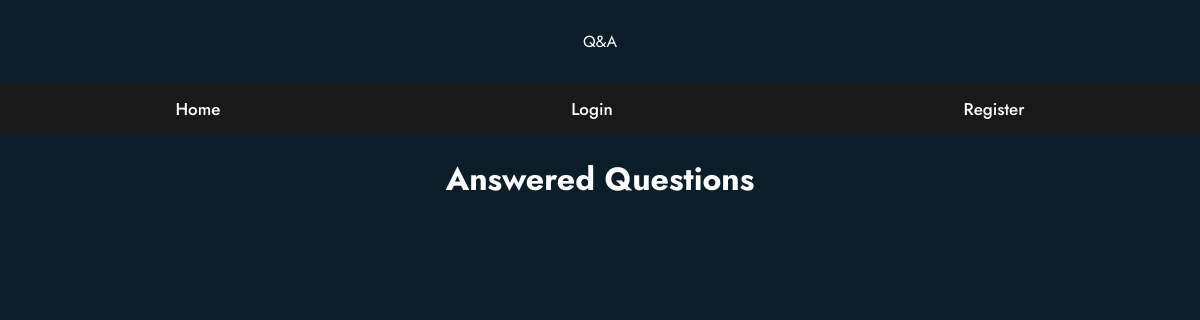
Page /home on the earlier database version.
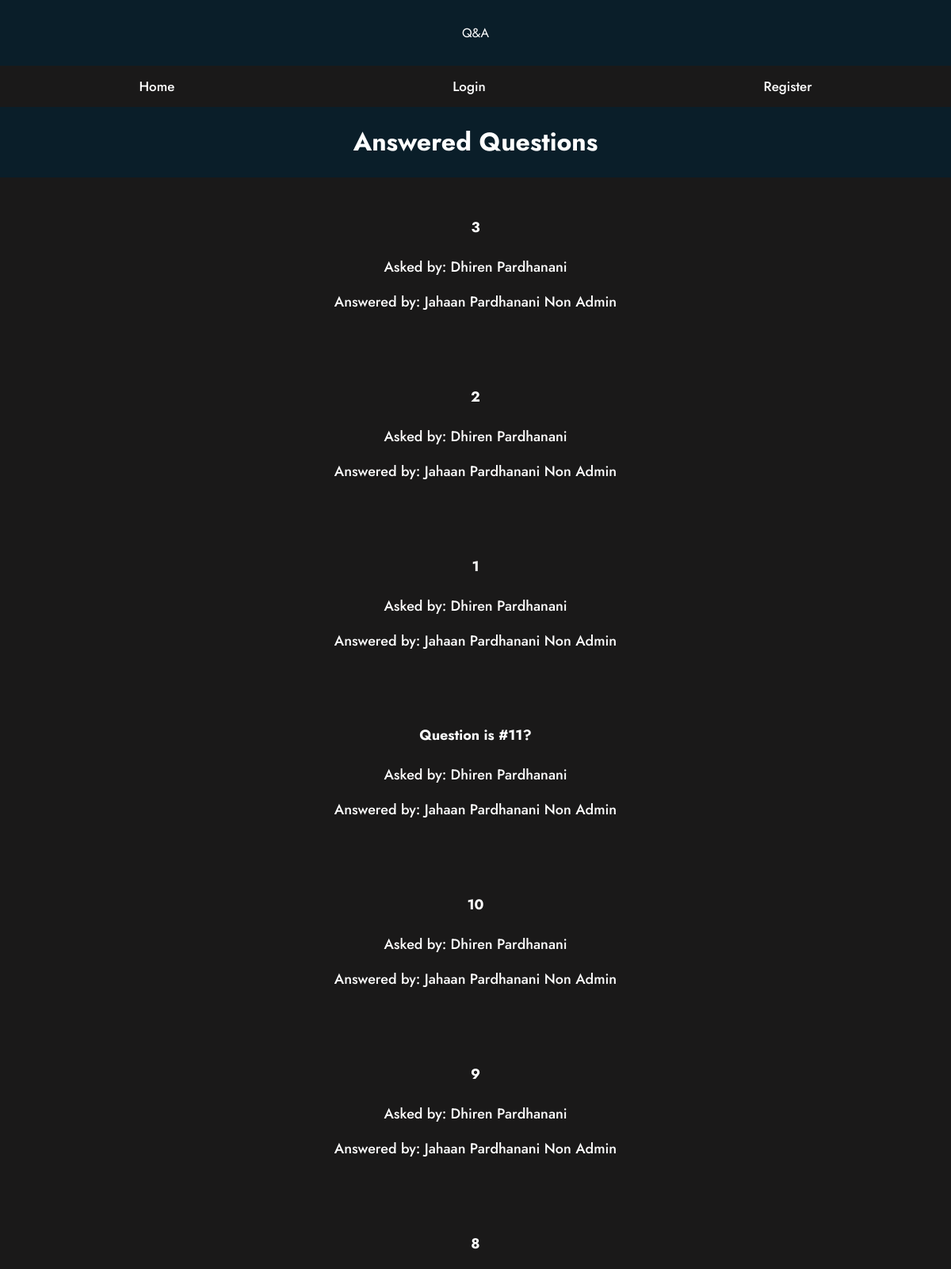
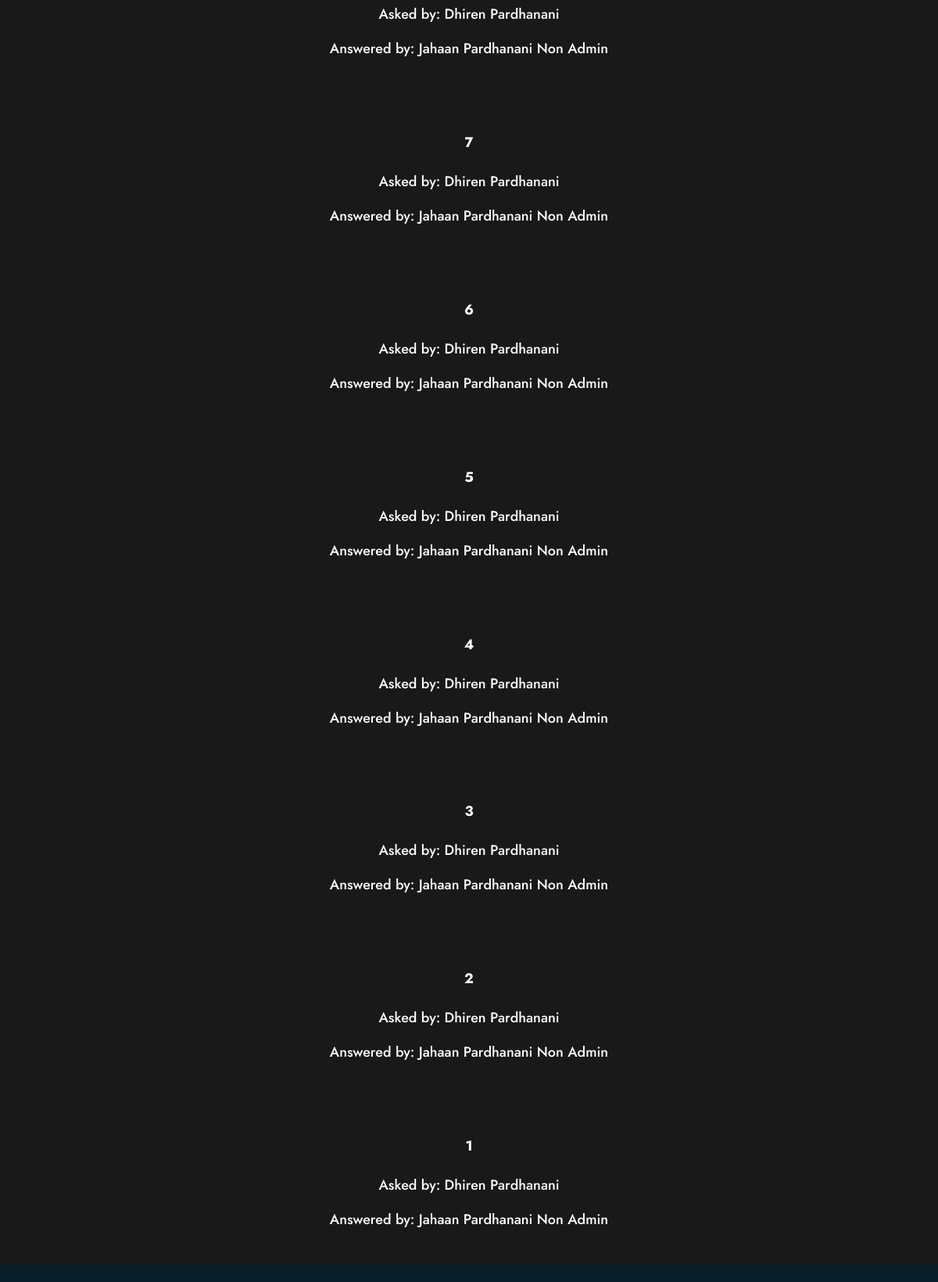
Same page on the later database version (2 pictures, top to bottom).
### tables this page shows
CREATE TABLE questions(
    id integer primary key autoincrement,
    question_text text not null,
    answer_text text,
    asked_by_id integer not null,
    expert_id integer not null
);

CREATE TABLE users(
    id integer primary key autoincrement,
    name_text text not null,
    password_text text not null,
    expert_boolean boolean not null,
    admin_boolean boolean not null
);

### app.py (the view)
@app.route("/")
@app.route("/home")
def home():
    user = get_current_user()
    db = get_db()
    questions_cur = db.execute('select questions.id as question_id, questions.question_text, askers.name_text as asker_name, experts.name_text as expert_name from questions join users as askers on askers.id = questions.asked_by_id join users as experts on experts.id = questions.expert_id where questions.answer_text is not null order by questions.id desc')
    questions_result = questions_cur.fetchall()
    return render_template("home.html", user=user, question=questions_result)

### app.py (called while the page is built)
def get_current_user():
    user_result = None
    if "user" in session:
        user = session["user"]
        db = get_db()
        user_cur = db.execute(
            "select id, name_text, password_text, expert_boolean, admin_boolean from users where name_text = ?", [user])
        user_result = user_cur.fetchone()
    return user_result

### database.py (called while the page is built)
def connect_db():
    sql = sqlite3.connect(
        "/Users/jahaan/OneDrive/Programming/webapp/Forum/questions.db")
    print("True")
    sql.row_factory = sqlite3.Row
    return sql

def get_db():
    if not hasattr(g, "sqlite_db"):
        g.sqlite_db = connect_db()
    return g.sqlite_db

### templates/home.html (shortened to what this page needs)
<!DOCTYPE html>
<html lang="en">
  <head>
    <link rel="stylesheet" href="/static/style.css">
  </head>
  <body>
         <div class="header">Q&A</div>
        <ul id="navbar">
          <li><a href="/">Home</a></li>
          {% if not user %}
          <li><a href="/login">Login</a></li>
          <li><a href="/register">Register</a></li>
          {% endif %}
        </ul>
        <h1>Answered Questions</h1>
        <div class="container">
          {% for q in question %}
            <a href="{{url_for("question", question_id = q["question_id"])}}">
              <h4>{{q["question_text"]}}</h4>
              <p>Asked by: {{q["asker_name"]}}</p>
              <p>Answered by: {{q["expert_name"]}}</p>
            </a>
            <br>
            {% endfor %}
          </div><br>
  </body>
</html>

Differences in the rows shown:
added questions: question_text "3", asker_name "Dhiren Pardhanani", expert_name "Jahaan Pardhanani Non Admin"
added questions: question_text "2", asker_name "Dhiren Pardhanani", expert_name "Jahaan Pardhanani Non Admin"
added questions: question_text "1", asker_name "Dhiren Pardhanani", expert_name "Jahaan Pardhanani Non Admin"
now on this page (row edited): questions: question_text "Question is #11?", asker_name "Dhiren Pardhanani", expert_name "Jahaan Pardhanani Non Admin"
now on this page (row edited): questions: question_text "10", asker_name "Dhiren Pardhanani", expert_name "Jahaan Pardhanani Non Admin"
now on this page (row edited): questions: question_text "9", asker_name "Dhiren Pardhanani", expert_name "Jahaan Pardhanani Non Admin"
now on this page (row edited): questions: question_text "8", asker_name "Dhiren Pardhanani", expert_name "Jahaan Pardhanani Non Admin"
now on this page (row edited): questions: question_text "7", asker_name "Dhiren Pardhanani", expert_name "Jahaan Pardhanani Non Admin"
now on this page (row edited): questions: question_text "6", asker_name "Dhiren Pardhanani", expert_name "Jahaan Pardhanani Non Admin"
now on this page (row edited): questions: question_text "5", asker_name "Dhiren Pardhanani", expert_name "Jahaan Pardhanani Non Admin"
now on this page (row edited): questions: question_text "4", asker_name "Dhiren Pardhanani", expert_name "Jahaan Pardhanani Non Admin"
now on this page (row edited): questions: question_text "3", asker_name "Dhiren Pardhanani", expert_name "Jahaan Pardhanani Non Admin"
now on this page (row edited): questions: question_text "2", asker_name "Dhiren Pardhanani", expert_name "Jahaan Pardhanani Non Admin"
now on this page (row edited): questions: question_text "1", asker_name "Dhiren Pardhanani", expert_name "Jahaan Pardhanani Non Admin"
